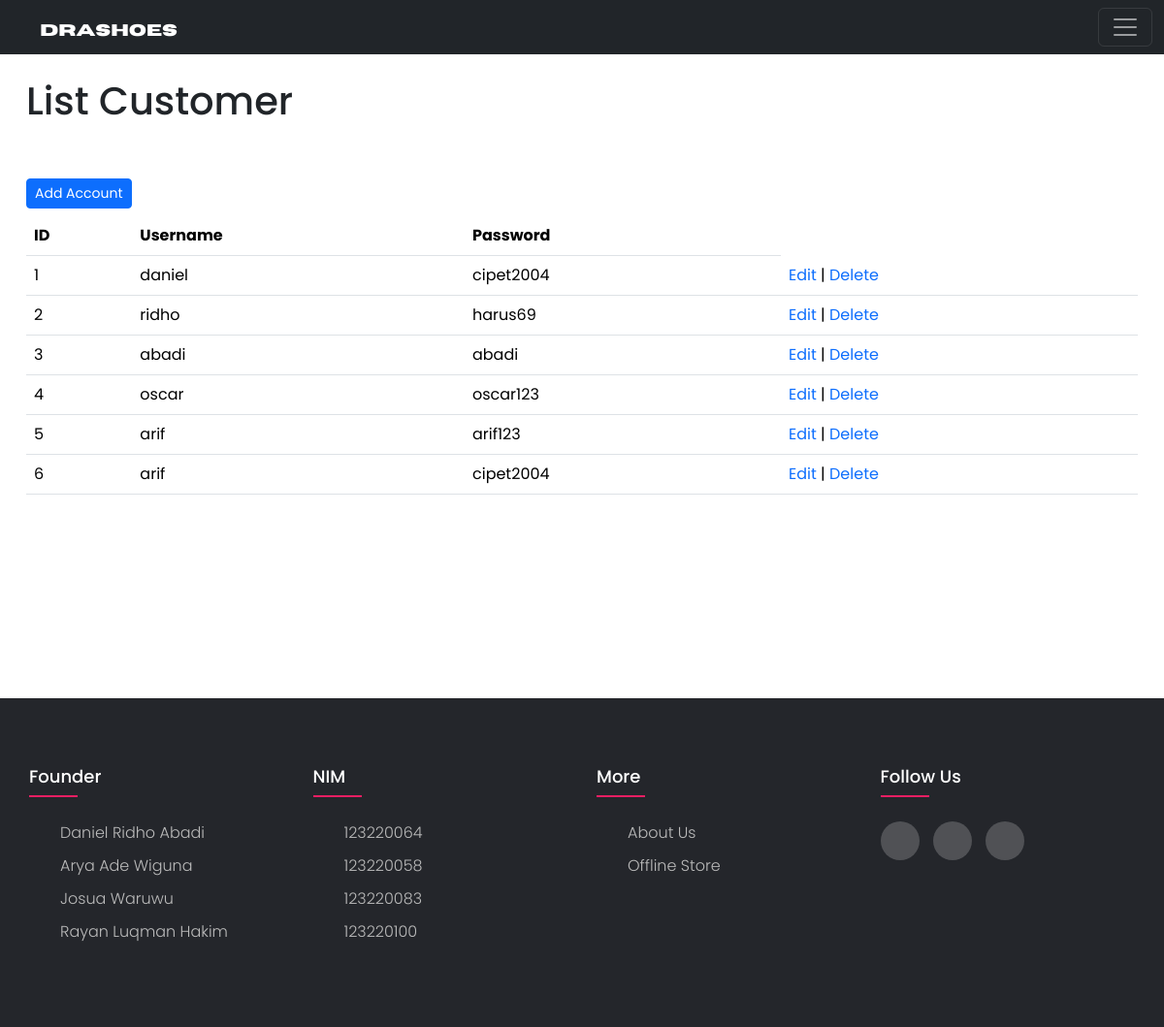
Page /admin/data_customer.php (signed in) on the committed database.
### tables this page shows
CREATE TABLE `customer` (
  `id_cust` int(11) NOT NULL,
  `username_cust` varchar(255) DEFAULT NULL,
  `email_cust` varchar(255) NOT NULL,
  `password_cust` varchar(255) DEFAULT NULL
);

### admin/data_customer.php (the view, shortened to what this page needs)
<!doctype html>
<html lang="en">
  <head>
    <link href="https://cdn.jsdelivr.net/npm/bootstrap@5.3.2/dist/css/bootstrap.min.css" rel="stylesheet">
</head>
  <body>
  <?php $i=1;?>
  <?php  include 'navbar.php'?>
<div class="home">
    <div class="container mt-5">
        <div class="header">
            <h1>List Customer</h1>
        </div>
        <div class="tombol">
            <div class="btn-group mt-5 mb-2">
                <button type="button" class="btn btn-primary btn-sm"><a href="create_customer.php" style="text-decoration:none; color:white">Add Account</a></button>
            </div>
        </div>
        <div class="tabel">
            <div class="table-responsive">
                <table class="table align-middle" style="text-decoration: none;">
                    <thead>
                        <tr>
                            <th>ID </th>
                            <th>Username</th>
                            <th>Password</th>
                        </tr>
                    </thead>
                    <tbody>
                        <?php
                include '../koneksi.php';
                $query=mysqli_query($konek,"select * from customer");
                while($data=mysqli_fetch_array($query))
                { ?>
              <tr>
                  <td> <?php echo $i++ ?></td>
                  <td> <?php echo $data['username_cust']; ?></td>
                  <td> <?php echo $data['password_cust']; ?> </td>
                  <td>
                      <a href=edit_customer.php?id_cust=<?php echo $data['id_cust'];?> style="text-decoration:none;">Edit</a> |
                      <a href=hapus_customer.php?id_cust=<?php echo $data['id_cust'];?> style="text-decoration:none" onClick="return confirm('Are you sure want to delete this account?')">Delete</a></td>
                      <?php }?>
                    </tr>
                </tbody>
            </table>
        </div>
    </div>
</div>
</div>
<?php include'footer.php'?>
</body>
</html>

### admin/footer.css (style rules this page uses)
body { line-height: 1.5; font-family: 'Poppins', sans-serif; }
* { margin:0; padding:0; box-sizing: border-box; }
.container { max-width: 1170px; margin:auto; }

### admin/data_customer.php (style rules this page uses)
* { font-family: poppins; }
.home { margin-top: 10vh; margin-bottom: 30vh; height: 50vh; }

### rows in the picture
customer: username_cust "daniel", password_cust "cipet2004"
customer: username_cust "ridho", password_cust "harus69"
customer: username_cust "abadi", password_cust "abadi"
customer: username_cust "oscar", password_cust "oscar123"
customer: username_cust "arif", password_cust "arif123"
customer: username_cust "arif", password_cust "cipet2004"
